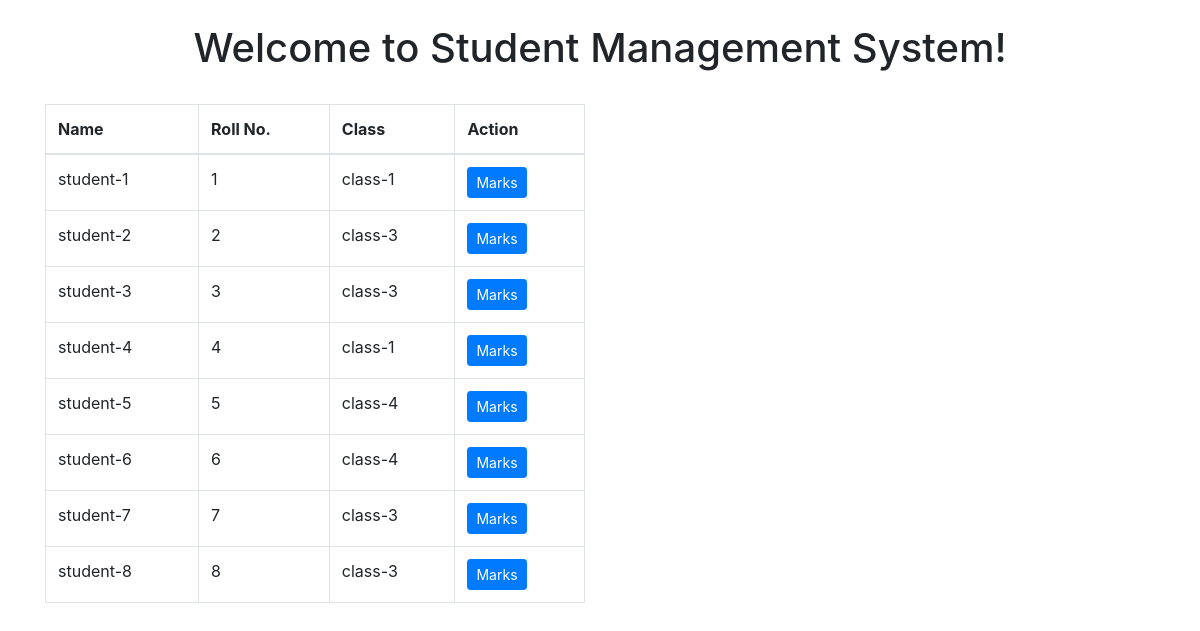
The page /admin/marks.php on the database its author committed.
### tables this page shows
CREATE TABLE `students` (
  `id` int(11) NOT NULL,
  `name` varchar(20) NOT NULL,
  `roll` int(3) NOT NULL,
  `class` varchar(10) NOT NULL,
  `city` varchar(50) NOT NULL,
  `pcontact` varchar(11) NOT NULL,
  `photo` varchar(50) NOT NULL,
  `datetime` timestamp NOT NULL DEFAULT current_timestamp() ON UPDATE current_timestamp(),
  `std` int(11) NOT NULL,
  `marks` int(11) NOT NULL
);

### admin/marks.php (the view, shortened to what this page needs)
<?php require_once 'db_con.php';?>
<!doctype html>
<html lang="en">
  <head>
    <link rel="stylesheet" href="../css/bootstrap.min.css">
    <link rel="stylesheet" href="https://cdnjs.cloudflare.com/ajax/libs/animate.css/4.0.0/animate.min.css"/>
    <link rel="stylesheet" type="text/css" href="../css/style.css">
  </head>
  <body>
    <div class="container"><br>
          <h1 class="text-center">Welcome to Student Management System!</h1><br>
          <div class="row">
            <div class="col-md-6">
                <form method="POST">
                <table class="table table-bordered table-hover">
                    <thead>
                        <tr>
                            <th>Name</th>
                            <th>Roll No.</th>
                            <th>Class</th>
                            <th>Action</th>
                        </tr>
                    </thead>
                    <tbody>
                        <tr>
                            <?php
                            $query_fetch = "SELECT name, roll, class FROM students";
                            $result = mysqli_query($db_con, $query_fetch);
                            while($row = mysqli_fetch_assoc($result)){ ?>
                                <td><?php echo $row['name'] ?></td>
                                <td><?php echo $row['roll'] ?></td>
                                <td><?php echo $row['class'] ?></td>
                                <td><a href="marks.php?submit&roll='<?php echo $row['roll'] ?>'" class="btn btn-sm btn-primary" type="submit">Marks</a></td>
                                </tr>
                    <?php   }
                            ?>
                    </tbody>
                </table>
                </form>
            </div>
          </div>
        <br>
    </div>
  </body>
</html>

### rows shown on the page
students: name "student-1", roll "1", class "class-1"
students: name "student-2", roll "2", class "class-3"
students: name "student-3", roll "3", class "class-3"
students: name "student-4", roll "4", class "class-1"
students: name "student-5", roll "5", class "class-4"
students: name "student-6", roll "6", class "class-4"
students: name "student-7", roll "7", class "class-3"
students: name "student-8", roll "8", class "class-3"
